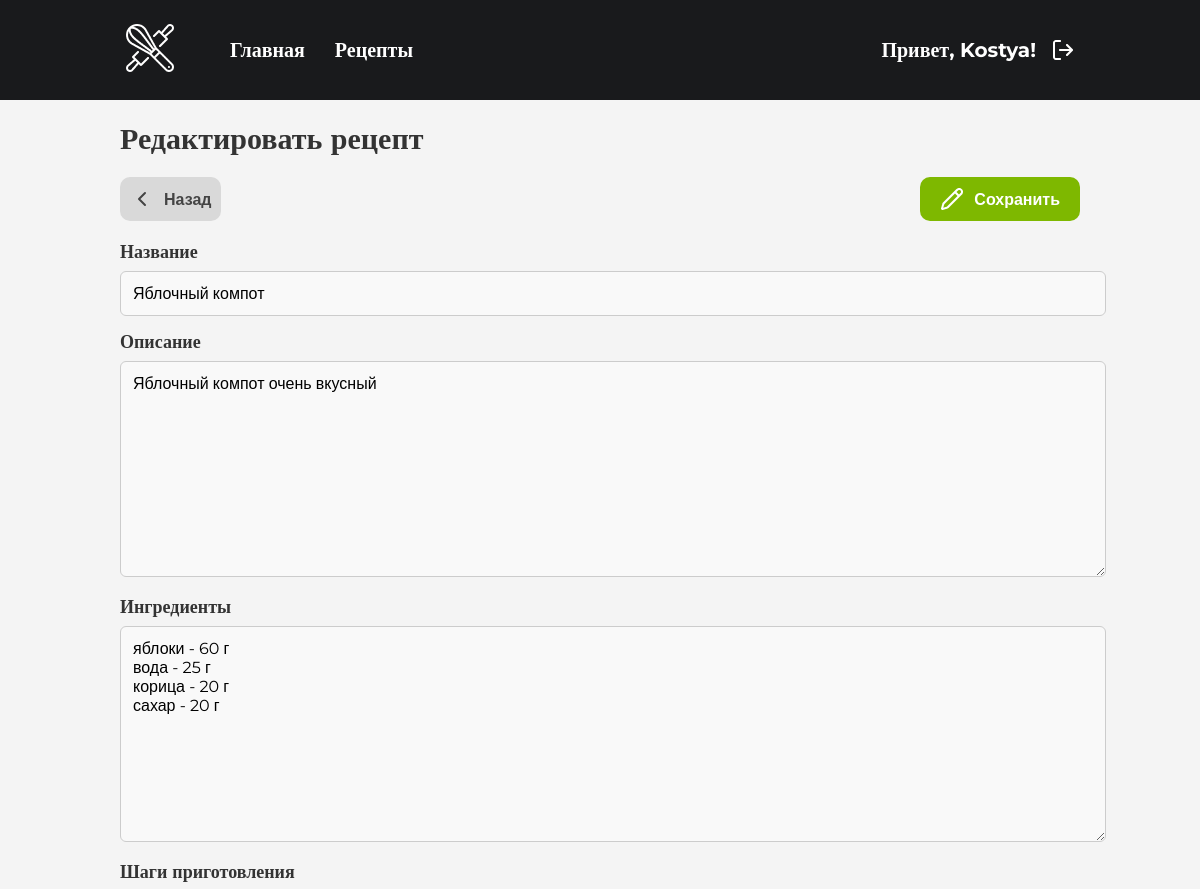
Before: /recipe/18/edit/ (signed in, upper part) with the older database file.
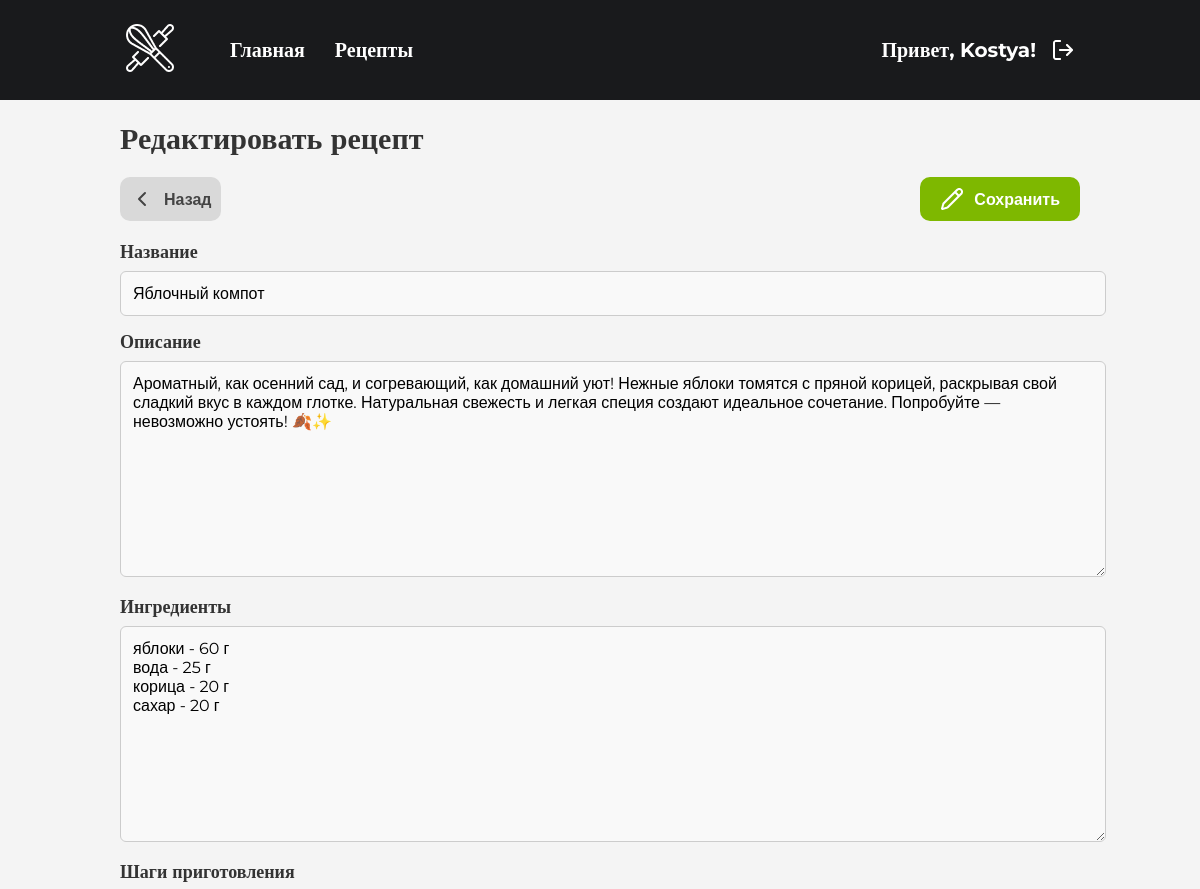
After: the same page with the newer database file.
### recipes/models.py (models this page shows, shortened)
class Recipe(models.Model):
    title = models.CharField(max_length=18)
    description = models.TextField(blank=True, null=True)
    ingredients_text = models.TextField(help_text="Список ингредиентов, каждый ингредиент на новой строке")
    instructions = models.TextField()  # Поле для инструкций
    preparation_time = models.IntegerField()
    image = models.ImageField(upload_to='recipes/', blank=True, null=True)
    categories = models.ManyToManyField('Category', related_name='recipes')
    created_by = models.ForeignKey(
        User,
        on_delete=models.CASCADE,
        related_name='recipes'
    )
    created_at = models.DateTimeField(auto_now_add=True)

### recipes/views.py (the view)
# urls.py: path('recipe/<int:recipe_id>/edit/', views.recipe_edit, name='recipe_edit'),  # Редактирование рецепта
@login_required
def recipe_edit(request, recipe_id):
    recipe = get_object_or_404(Recipe, id=recipe_id)
    if recipe.created_by != request.user:
        return HttpResponseForbidden("Вы не можете редактировать этот рецепт.")
    if request.method == 'POST':
        form = RecipeForm(request.POST, request.FILES, instance=recipe)
        if form.is_valid():
            recipe = form.save(commit=False)
            recipe.save()
            form.save_m2m()
            recipe.detailed_steps.all().delete()
            steps = recipe.instructions.splitlines()
            for step_number, description in enumerate(steps, start=1):
                if description.strip():
                    Step.objects.create(recipe=recipe, step_number=step_number, description=description)
            return redirect('recipe_detail', recipe_id=recipe.id)
    else:
        form = RecipeForm(instance=recipe)
    return render(request, 'recipes/recipe_form.html', {'form': form, 'title': 'Редактировать рецепт'})

### recipes/forms.py
class RecipeForm(forms.ModelForm):
    categories = forms.ModelMultipleChoiceField(
        queryset=Category.objects.all(),
        widget=forms.CheckboxSelectMultiple,
        required=False,
        label="Категории"
    )
    class Meta:
        model = Recipe
        fields = ['title', 'description', 'ingredients_text', 'instructions', 'preparation_time', 'categories', 'image']
        labels = {
            'title': 'Название',
            'description': 'Описание',
            'ingredients_text': 'Ингредиенты',
            'instructions': 'Шаги приготовления',
            'preparation_time': 'Время приготовления (мин)',
            'image': 'Изображение',
            'categories': 'Категории',
        }
        widgets = {
            'instructions': forms.Textarea(attrs={
                'rows': 5,
                'placeholder': 'Введите шаги приготовления, разделяя их новой строкой'
            }),
            'image': forms.ClearableFileInput(attrs={'class': 'custom-file-input'}),
        }

### recipes/models.py (called while the page is built)
    def __str__(self):
        return self.name

### recipes/templates/recipes/recipe_form.html (shortened to what this page needs)
<!DOCTYPE html>
{% load static %}
<html lang="ru">
<head>
    <link rel="stylesheet" href="{% static 'recipes/css/recipe_form1.css' %}"/>
</head>
<body>
<div class="menu">
    <div class="logo">
        <img src="{% static 'recipes/img/logo1.png' %}" alt="Логотип">
    </div>
    <div class="menu_list">
        <div class="list">
            <a href="{% url 'index' %}">Главная</a>
        </div>
        <div class="list">
            <a href="{% url 'recipe_catalog' %}">Рецепты</a>
        </div>
    </div>
    <div class="menu_enter">
        {% if user.is_authenticated %}
            <div class="user">
                Привет, {{ user.username }}!
            </div>
            <div class="exit">
                <a href="#" class="exit-button" id="logoutButton">
                    <img src="{% static 'recipes/img/log_out.png' %}" alt="Выйти" class="exit-icon">
                </a>
            </div>
        {% endif %}
    </div>
</div>
    <div class="content">
    <div class="title">{{ title }}</div>
        <div class="function">
                <a href="{% url 'recipe_catalog' %}" class="return_button" id="openModal">
                    <img src="{% static 'recipes/img/chevron_left.svg' %}" alt="Удалить">
                    Назад
                </a>
                <a href="#" class="edit_button" id="saveButton">
                    <img src="{% static 'recipes/img/edit.png' %}" alt="Редактировать">
                    Сохранить
                </a>
                </div>
 <form method="post" enctype="multipart/form-data">
            <div class="form-group">
                <label>Название</label>
                {{ form.title }}
            </div>
            <div class="form-group">
                <label>Описание</label>
                {{ form.description }}
            </div>
            <div class="form-group">
                <label>Ингредиенты</label>
                {{ form.ingredients_text }}
            </div>
            <div class="form-group">
                <label>Шаги приготовления</label>
            </div>
        </form>
</div>
</body>
</html>

### recipes/static/recipes/css/recipe_form1.css (style rules this page uses)
html, body { margin: 0; padding: 0; height: 100%; background-color: #f4f4f4; color: #333; font-family: 'Montserrat'; }
.menu { margin-right: 50px; }
.logo { margin-right: 50px; }
.menu { display: flex; width: 100%; background-color: #191A1C; height: 100px; padding: 0 120px; align-items: center; margin: 0; box-sizing: border-box; position: fixed; top: 0; left: 0; z-index: 1000; }
.menu_list { display: flex; gap: 30px; }
.menu_enter { display: flex; gap: 10px; margin-left: auto; }
.list { color: #FFFFFF; font-weight: bold; font-size: 20px; }
.list a { color: white; text-decoration: none; }
.user { color: #FFFFFF; font-weight: bold; font-size: 20px; text-decoration: none; align-items: center; display: flex; align-items: center }
.exit { color: #FFFFFF; font-weight: bold; font-size: 20px; }
.exit a { color: white; text-decoration: none; }
.exit-button { position: relative; display: flex; align-items: center; justify-content: center; padding: 5px; border-radius: 50%; transition: transform 0.3s ease, background-color 0.3s ease; }
.exit-icon { width: 24px; height: 24px; transition: filter 0.3s ease; }
.exit-button::after { content: "Выйти из системы"; position: absolute; bottom: -40px; left: 50%; transform: translateX(-50%); background-color: #191A1C; color: #FFFFFF; padding: 8px 15px; border-radius: 10px; font-size: 14px; font-weight: bold; white-space: nowrap; opacity: 0; pointer-events: none; transition: opacity 0.3s ease; z-index: 3000; }
.content { margin: 120px; }
.title { font-size: 30px; font-weight: bold; text-align: left; }
.function { margin: 20px 0px; display: flex; justify-content: space-between; align-items: center; }
.edit_button { display: flex; align-items: center; justify-content: center; font-family: 'Montserrat', sans-serif; font-size: 16px; font-weight: 600; background-color: #7EB800; color: white; padding: 10px 20px; border: none; border-radius: 10px; cursor: pointer; text-decoration: none; gap: 10px; }
.edit_button::after { content: "Редактировать рецепт"; position: absolute; bottom: -40px; left: 50%; transform: translateX(-50%); background-color: #191A1C; color: #FFFFFF; padding: 8px 15px; border-radius: 10px; font-size: 14px; font-weight: bold; white-space: nowrap; opacity: 0; pointer-events: none; transition: opacity 0.3s ease; z-index: 3000; }
.return_button { display: flex; align-items: center; justify-content: center; font-family: 'Montserrat', sans-serif; font-size: 16px; font-weight: 600; background-color: #D9D9D9; color: #444444; padding: 10px 10px; border: none; border-radius: 10px; cursor: pointer; text-decoration: none; gap: 10px; position: relative; }
.return_button::after { content: "Вернуться назад"; position: absolute; bottom: -40px; left: 50%; transform: translateX(-50%); background-color: #191A1C; color: #FFFFFF; padding: 8px 15px; border-radius: 10px; font-size: 14px; font-weight: bold; white-space: nowrap; opacity: 0; pointer-events: none; transition: opacity 0.3s ease; z-index: 3000; }
label { display: flex; align-items: center; margin-bottom: 5px; font-size: 16px; }
input, textarea, select { font-family: 'Montserrat', sans-serif; font-size: 16px; width: 100%; padding: 8px; border: 1px solid #A5A5A5; border-radius: 4px; }
.form-group { margin-bottom: 15px; }
label { font-size: 18px; font-weight: 600; margin-bottom: 8px; display: flex; }
input, textarea, select { width: 100%; padding: 12px; border: 1px solid #ccc; border-radius: 6px; font-size: 16px; background-color: #f9f9f9; }

Changed rows visible on the page:
changed Recipe "Яблочный компот": description "Яблочный компот очень вкусный" → "Ароматный, как осенний сад, и согревающий, как домашний уют! Нежные яблоки томятся с пряной корицей, раскрывая свой сладкий вкус в каждом глотке. Натуральная свежесть и легкая специя создают идеальное сочетание. Попробуйте — невозможно устоять! 🍂✨"
